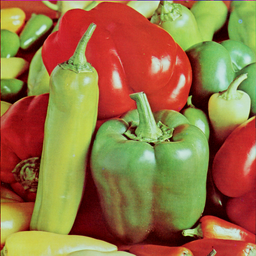
#> input picture images/peppers.png, 256 x 256 px, shrunk from 512 x 512 before the run
$ jupyter execute image_segmentation.ipynb
#> lines starting #> are read from the running program, lines starting #| are printed output that depends on the picture
[cell 1]
import cv2
import matplotlib.pyplot as plt
import numpy as np
from sklearn.metrics import pairwise_distances_argmin
from matplotlib.colors import NoNorm

[cell 2]
def show_image(image, title="sample", figsize=(8,6), tickoff=False):
    plt.figure(figsize=figsize)
    if image.ndim == 2:
        plt.imshow(image, cmap="gray", norm=NoNorm())
    else:
        plt.imshow(image)
    plt.title(title)
    plt.show()

def show_double_image(image1,image2, title="Sample",figsize=(8,6)):
    fig, (ax1, ax2) = plt.subplots(1, 2,figsize=figsize)
    fig.suptitle(title)
    ax1.imshow(image1,cmap="gray", norm=NoNorm())
    ax2.imshow(image2,cmap="gray", norm=NoNorm())

[cell 3]
def kmeans(random_seed,n_clusters, points):
    """https://jakevdp.github.io/PythonDataScienceHandbook/05.11-k-means.html
    """
    rng = np.random.RandomState(random_seed)
    sample = rng.permutation(len(points))[: n_clusters]
    centers = points[sample]
    while True:
        labels = pairwise_distances_argmin(points, centers)
        new_centers = np.array(
            [points[labels == i].mean(0) for i in range(n_clusters)]
        )
        if np.all(centers == new_centers):
            break
        centers = new_centers
    return centers, labels

def segment(img,number_segment,n_init=10,random_seed=0,):
    height = img.shape[0]
    width = img.shape[1]
    channels = 1 if len(img.shape) < 3 else img.shape[2]
    flat_img = img.reshape((height * width, channels))
    for init in range(n_init):
        clusters, centers = kmeans(random_seed,number_segment,flat_img)
    return clusters, centers


img = plt.imread("./images/peppers.png")
#> img is the input picture: shape (256, 256, 3) float32; mean R, G, B 0.588, 0.454, 0.261
gray = cv2.cvtColor(img, cv2.COLOR_BGR2GRAY) / 255
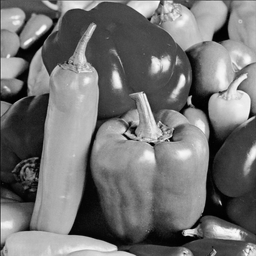
#> gray: shape (256, 256) float32; min 1.23e-05, max 0.00355, mean 0.00161; drawn with min black and max white
centers, labels = segment(gray,9)
#> centers = [0.000576, 0.00314, 0.00264, 0.00205, 0.00234, 0.000158, 0.000946, 0.00168, 0.00128]
mask = (labels.reshape(*gray.shape) * 255).astype(np.uint8)
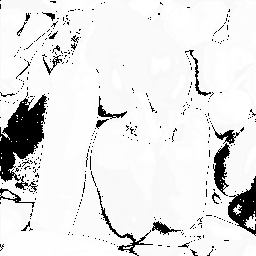
#> mask: shape (256, 256); min 0, max 255, mean 228.7
# remove noise
show_double_image(img,mask,'segmented image (segment = 9)')
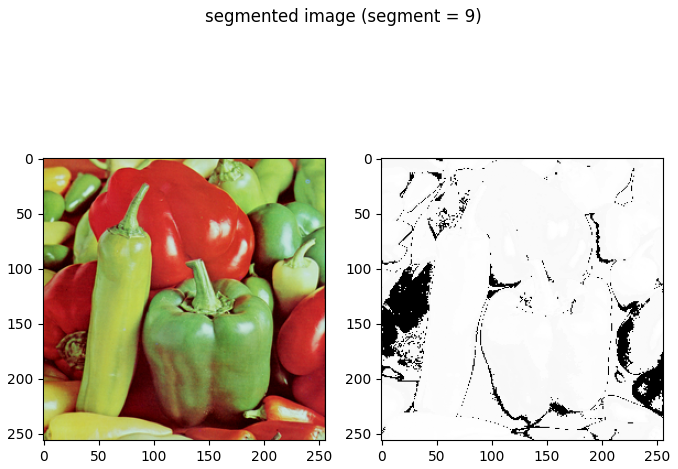
#> figure drawn by matplotlib, 2 panels

[cell 4]
centers, labels = segment(gray,3)
#> centers = [0.000719, 0.00259, 0.00181]
mask = (labels.reshape(*gray.shape) * 255).astype(np.uint8)
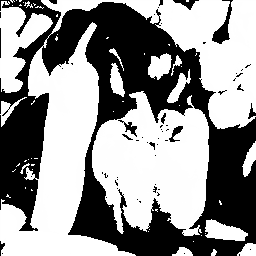
#> mask: shape (256, 256); min 0, max 255, mean 147.2
# remove noise
show_double_image(img,mask,'segmented image (segment = 3)')

$ run again, with images/9.png copied over images/peppers.png
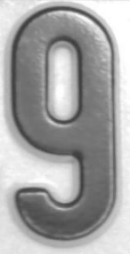
#> input picture images/9.png, 130 x 254 px
#> img is the input picture: shape (254, 130, 4) float32; mean R, G, B, A 0.645, 0.645, 0.645, 1
#> `gray = cv2.cvtColor(img, cv2.COLOR_BGR2GRAY) / 255`:
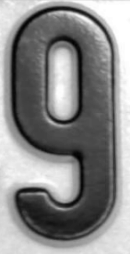
#> gray: shape (254, 130) float32; min 0.000923, max 0.00392, mean 0.00253; drawn with min black and max white
#> `centers, labels = segment(gray,9)`: centers = [0.00118, 0.002, 0.00175, 0.00314, 0.00145, 0.00272, 0.00354, 0.00384, 0.0023]
#> `centers, labels = segment(gray,3)`: centers = [0.00167, 0.00354, 0.00257]
#> `mask = (labels.reshape(*gray.shape) * 255).astype(np.uint8)`:
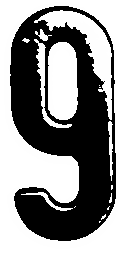
#> mask: shape (254, 130); min 0, max 255, mean 146.7
